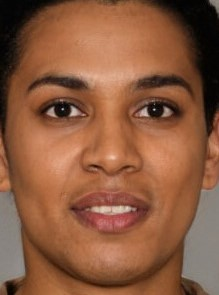
#> input picture Landmark Detection/face.jpg, 219 x 295 px
$ jupyter execute 'Landmark Localization.ipynb'   (older library calls are emulated)   (text cells are left out)
#> lines starting #> are read from the running program, lines starting #| are printed output that depends on the picture; after the words box and inside, x2 and y2 are one past the last pixel; in counts of white or black regions, pixels touching at a corner belong together
#> further down, image_RGB is the input picture: shape (295, 219, 3); mean R, G, B 139.4, 90.4, 63.3
[cell 1]
import numpy as np
import sys, os
import matplotlib.image as mpimg
import matplotlib.pyplot as plt
from skimage.color import rgb2gray
import cv2
from skimage import morphology
from skimage.morphology import disk, square, dilation, erosion
from skimage import data
from skimage.feature import Cascade

[cell 2]
test = False

[cell 3]
def skinDetection(sourceImage):
    min_YCrCb = np.array([0,133,77],np.uint8)
    max_YCrCb = np.array([255,173,127],np.uint8)

    # Convert image to YCrCb
    imageYCrCb = cv2.cvtColor(sourceImage,cv2.COLOR_RGB2YCR_CB)

    # Find region with skin tone in YCrCb image
    skinRegion = cv2.inRange(imageYCrCb,min_YCrCb,max_YCrCb)

    # Do contour detection on skin region
    contours, hierarchy = cv2.findContours(skinRegion, cv2.RETR_EXTERNAL, cv2.CHAIN_APPROX_SIMPLE)

    # Draw the contour on the source image
    max_contour_area = -1
    max_contour_index = -1
    for i, c in enumerate(contours):
        area = cv2.contourArea(c)
        if area > max_contour_area:
            max_contour_index = i
            max_contour_area = area
    sourceImage = np.zeros(sourceImage.shape).astype(sourceImage.dtype)
    if max_contour_index > -1:
        cv2.drawContours(sourceImage, contours, max_contour_index, (255, 255, 255), -1)
    sourceImage = cv2.cvtColor(sourceImage,cv2.COLOR_RGB2GRAY)
    return sourceImage

[cell 4]
def skinMask(image_RGB):
    skin_seg = skinDetection(image_RGB)
    return skin_seg

[cell 5]
def locateEye(image_RGB):

    # transform the image to the YCbCr space
    image_YCrCb = cv2.cvtColor(image_RGB, cv2.COLOR_RGB2YCR_CB)
#> image_YCrCb: shape (295, 219, 3); mean of channels 0, 1, 2 102, 154.7, 106.2

    # extracting YCbCr space components
    Y = image_YCrCb[:,:,0]
    Cr = np.asarray(image_YCrCb[:,:,1], np.int16)
    Cb = np.asarray(image_YCrCb[:,:,2], np.int16)

    # calculating the EyeMapC
    val_1 = np.power(Cb,2)
    val_1 = val_1/(np.amax(val_1)/255.0)

    val_2 = np.power(255-Cr,2)
    val_2 = val_2/(np.amax(val_2)/255.0)

    val_3 = Cb/Cr
    val_3 = val_3/(np.amax(val_3)/255.0)

    EyeMapC = (val_1+val_2+val_3)/3
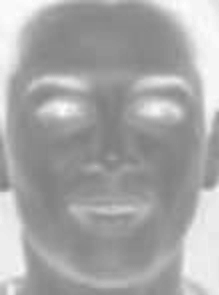
#> EyeMapC: shape (295, 219) float64; min 127.6, max 255, mean 167.9

    # calculating the EyeMapL
    mask = disk(5)
    image_gray = cv2.cvtColor(image_RGB, cv2.COLOR_RGB2GRAY)
    image_dilation = dilation(image_gray, selem=mask)
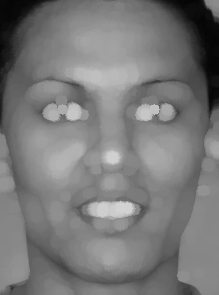
#> image_dilation: shape (295, 219); min 4, max 210, mean 120.8
    image_erosion = erosion(image_gray, selem=mask)
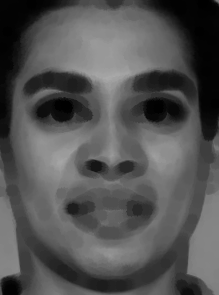
#> image_erosion: shape (295, 219); min 0, max 170, mean 82.6

    EyeMapL = (image_dilation/(image_erosion+1))

    # calculating the EyeMap
    EyeMap = EyeMapC*EyeMapL
    EyeMap = EyeMap/(np.amax(EyeMap)/255.0)

    # EyeMap processing
    mask = disk(5)
    EyeMap_dilation = dilation(EyeMap, selem=mask)

    skin = skinMask(image_RGB)
#> in skinDetection, `skinRegion = cv2.inRange(imageYCrCb,min_YCrCb,max_YCrCb)`:
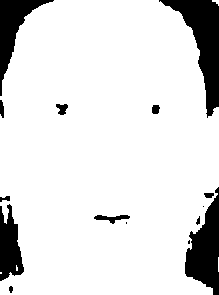
#> skinRegion: shape (295, 219); 87.7% white; 15 black regions (3 under 20 px)
#> in skinDetection, `contours, hierarchy = cv2.findContours(skinRegion, cv2.RETR_EXTERNAL, ..`: contours = 5 contours, 4 with area under 20; largest, box (x1, y1, x2, y2) and area: (0, 0, 219, 295) 56454
#> the loop in skinDetection, `for i, c in enumerate(contours):` made 5 passes
#> (area, max_contour_area) on pass 5: (56453.5, 56453.5)
#> after the loop in skinDetection, `for i, c in enumerate(contours):`: max_contour_area = 56453.5; max_contour_index = 4
#> in skinDetection, `cv2.drawContours(sourceImage, contours, max_contour_index, (255, 255, ..`: sourceImage: shape (295, 219, 3); 88.2% white; 6 black regions, box (x1, y1, x2, y2) and area: (159, 0, 219, 118) 2674, (185, 187, 219, 295) 2104, (0, 0, 54, 96) 1520, (0, 204, 24, 281) 1211, (0, 100, 4, 118) 58, (0, 196, 10, 202) 38
    mask = disk(20)
    skin = erosion(skin, selem=mask)
#> skin: shape (295, 219); 68.9% white; 4 black regions, box (x1, y1, x2, y2) and area: (139, 0, 219, 138) 5999, (165, 167, 219, 295) 5151, (0, 0, 74, 138) 4750, (0, 176, 44, 295) 4217

    EyeMap_dilation_mask = cv2.bitwise_and(EyeMap_dilation,  EyeMap_dilation,mask =skin)

    result = np.asarray(EyeMap_dilation_mask, dtype='uint8')
    ret2,eyes = cv2.threshold(result,0,1,cv2.THRESH_BINARY+cv2.THRESH_OTSU)
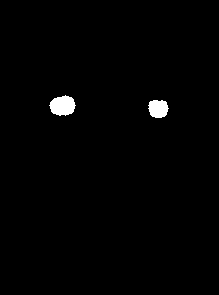
#> eyes: shape (295, 219); values 0 (black) and 1 (white), 1.1% white; 2 white regions
#> ret2 = 86

    if test == True:
        # plot image  in YCbCr space
        plt.figure(figsize=(10,7))
        plt.subplot(121)
        plt.imshow(image_RGB)
        plt.title("Original image in YCbCr space")
        plt.subplot(122)
        plt.imshow(image_YCrCb)
        plt.title("Original image in YCbCr space")
        plt.show()

        # plot image components in YCbCr space
        plt.figure(figsize=(10,7))
        plt.subplot(131)
        plt.imshow(Y,cmap="gray")
        plt.title("Image in YCrCb - Y")
        plt.subplot(132)
        plt.imshow(Cb,cmap="gray")
        plt.title("Image in YCrCb - Cb")
        plt.subplot(133)
        plt.imshow(Cr,cmap="gray")
        plt.title("Image in YCrCb - Cr")
        plt.show()

        # plot EyeMapC terms
        plt.figure(figsize=(10,7))
        plt.subplot(131)
        plt.imshow(val_1,cmap="gray")
        plt.title("$C_b^{2} $")
        plt.subplot(132)
        plt.imshow(val_2,cmap="gray")
        plt.title("$(255-C_r)^{2} $")
        plt.subplot(133)
        plt.imshow(val_3,cmap="gray")
        plt.title("$C_b/C_r$")
        plt.show()

        # plot EyeMapC
        plt.imshow(EyeMapC,cmap="gray")
        plt.title("EyeMapC")
        plt.show()

        # plot EyeMapL terms
        plt.figure(figsize=(10,7))
        plt.subplot(131)
        plt.imshow(image_gray,cmap="gray")
        plt.title("Original image in gray scale")
        plt.subplot(132)
        plt.imshow(image_erosion,cmap="gray")
        plt.title("Erosion")
        plt.subplot(133)
        plt.imshow(image_dilation,cmap="gray")
        plt.title("Dilation")
        plt.show()

        # plot Skin Mask:
        plt.imshow(skin,cmap="gray")
        plt.title("Skin Mask")
        plt.show()

        # plot EyeMap:
        plt.figure(figsize=(10,7))
        plt.subplot(131)
        plt.imshow(EyeMap,cmap="gray")
        plt.title("EyeMap")
        plt.subplot(132)
        plt.imshow(EyeMap_dilation,cmap="gray")
        plt.title("EyeMap after dilation")
        plt.subplot(133)
        plt.imshow(EyeMap_dilation_mask,cmap="gray")
        plt.title("EyeMap after dilation and masking")
        plt.show()

        plt.imshow(eyes,cmap="gray")
        plt.title("Eyes")
        plt.show()
    return eyes

[cell 6]
# [43 lines left out: function locateMouth, not called in this run]

[cell 7]
# [20 lines left out: function locateMouth2, not called in this run]

[cell 8]
# [16 lines left out: function locateMouth3, not called in this run]

[cell 9]
image_RGB = np.asarray(mpimg.imread("face.jpg"),np.uint8)
plt.imshow(image_RGB)
plt.title("Original image in RGB space")
plt.show()
eyes = locateEye(image_RGB)
plt.imshow(eyes,cmap="gray")
plt.title("Eyes")
plt.show()
contours, hierarchy = cv2.findContours(eyes, cv2.RETR_TREE, cv2.CHAIN_APPROX_SIMPLE)
#> contours = 2 contours; box (x1, y1, x2, y2) and area: (49, 95, 76, 116) 376, (148, 100, 169, 118) 270
eyes = (cv2.cvtColor(eyes, cv2.COLOR_GRAY2RGB))
#> eyes: shape (295, 219, 3); values 0 (black) and 1 (white), 1.1% white; 2 white regions, box (x1, y1, x2, y2) and area: (49, 95, 76, 116) 410, (148, 100, 169, 118) 299
# [4 lines of commented-out code are left out]
for contour in contours:
    x,y,w,h = cv2.boundingRect(contour)
    bounding_rectangle = cv2.rectangle(image_RGB, (x, y), (x + w, y + h), (0, 255, 0), 2)
#> this loop made 2 passes
#> (x, y, w, h) on passes 1 to 2: (148, 100, 21, 18), (49, 95, 27, 21)
plt.imshow(bounding_rectangle)
plt.title("Eyes")

[cell 10]
## Testing using webcam

[cell 11]
haar_file = 'haarcascade_frontalface_default.xml'

#'0' is used for my webcam,
# if you've any other camera
#  attached use '1' like this
webcam = cv2.VideoCapture(0)

face_cascade = cv2.CascadeClassifier(haar_file)

# The program loops until it has 30 images of the face.
count = 1
cv2.namedWindow("output", cv2.WINDOW_NORMAL)
while True:
    (_, im) = webcam.read()
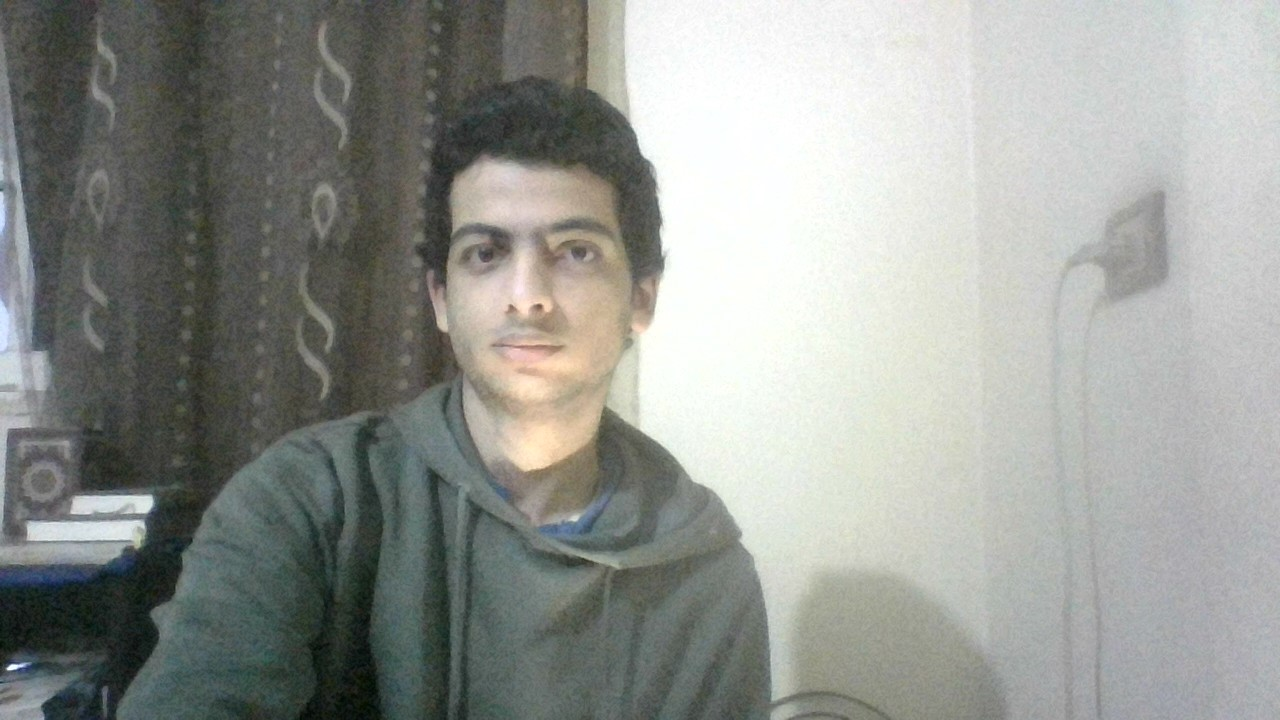
#> input picture EigenFaces/Real-Time/Ahmed/WhatsApp Image 2022-01-07 at 11.04.17 PM.jpeg, 1280 x 720 px, given in place of the camera
#> im is the input picture: shape (720, 1280, 3); mean B, G, R 146.1, 151, 148.3
    gray = cv2.cvtColor(im, cv2.COLOR_BGR2GRAY)
    #im = cv2.cvtColor(im, cv2.COLOR_BGR2RGB)
    faces = face_cascade.detectMultiScale(gray, 1.3, 4)
#> faces = [[407, 158, 244, 244]]
    l = 0
    for (x, y, w, h) in faces:
        face = cv2.cvtColor(im[y :y + h , x :x + w ], cv2.COLOR_BGR2RGB)
        cv2.rectangle(im, (x, y), (x + w, y + h), (255, 0, 0), 2)

        eyes = locateEye(face)

        contours, hierarchy = cv2.findContours(eyes, cv2.RETR_TREE, cv2.CHAIN_APPROX_SIMPLE)
        l = len(contours)
        for contour in contours:
            x_c,y_c,w_c,h_c = cv2.boundingRect(contour)
            x_c += x
            y_c += y
            bounding_rectangle = cv2.rectangle(im, (x_c, y_c), (x_c + w_c, y_c + h_c), (0, 255, 0), 2)
        break
#> this loop made 1 pass
#> (x, y, w, h) on pass 1: (407, 158, 244, 244)
#> pass 1, in locateEye (call 2), `Y = image_YCrCb[:,:,0]`:
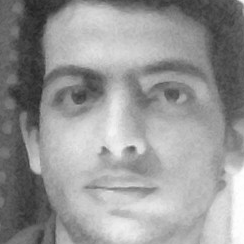
#> Y: shape (244, 244); min 34, max 254, mean 150.6
#> pass 1, in locateEye (call 2), `Cr = np.asarray(image_YCrCb[:,:,1], np.int16)`:
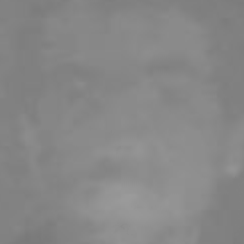
#> Cr: shape (244, 244) int16; min 121, max 155, mean 134.8
#> after the loop:
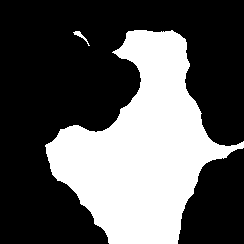
#> eyes: shape (244, 244); values 0 (black) and 1 (white), 34.9% white; 2 white regions, box (x1, y1, x2, y2) and area: (45, 30, 244, 244) 20745, (73, 31, 90, 46) 59
#> after the loop:
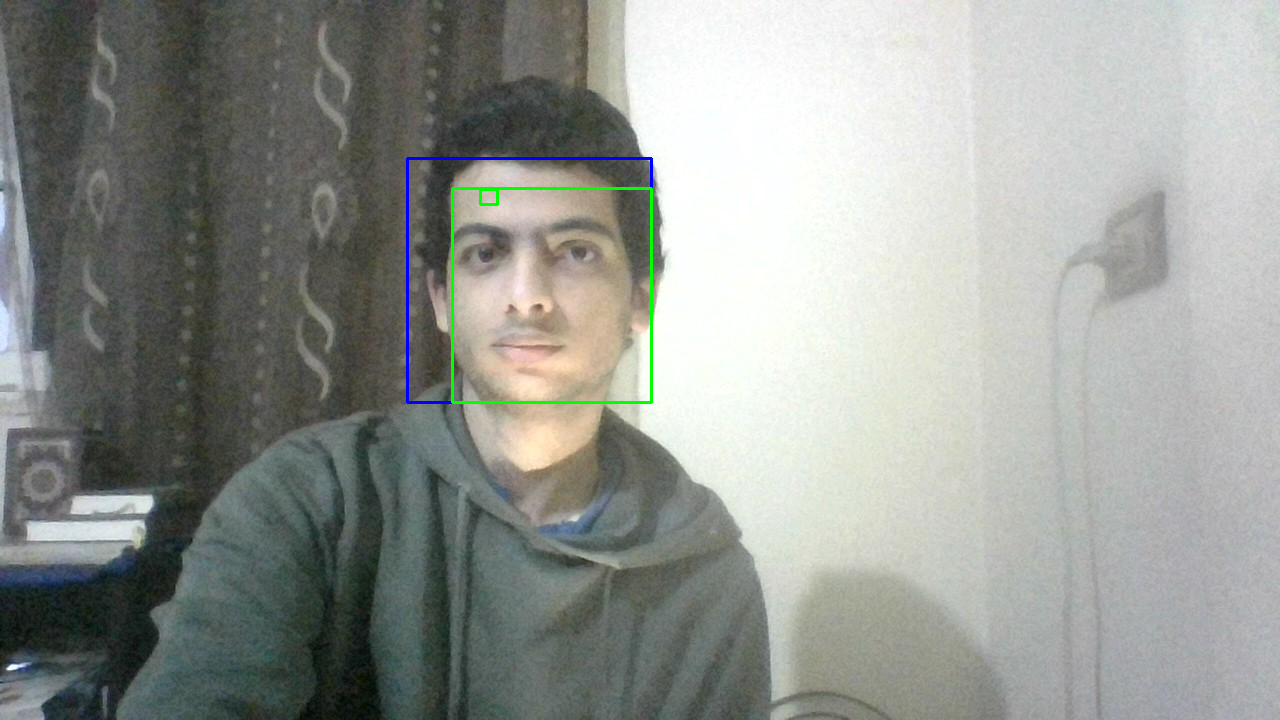
#> im: shape (720, 1280, 3); 0.47% of pixels changed, all inside (x1, y1, x2, y2) = (406, 157, 653, 404)


    cv2.imshow('output', im)
    key = cv2.waitKey(10)
#> (key Esc is pressed here)
    if key == 27:
        break
cv2.destroyAllWindows()
webcam.release()
